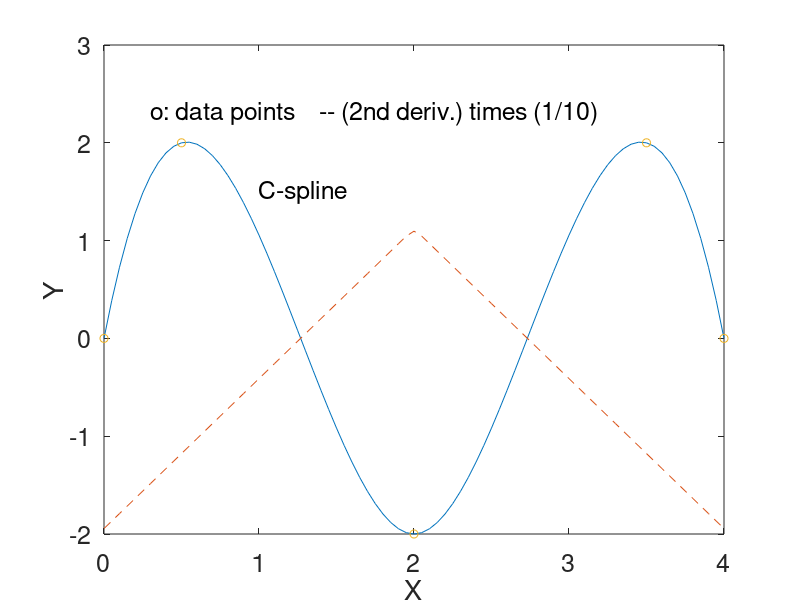

The MATLAB source for this figure:
% f9_3  same as L9_1 
% Copyright S. Nakamura, 1995
set(gcf, 'NumberTitle','off','Name', 'Figure 9.3; List 9.1')

clear, clf
x=0:4;
x(2) = 0.5; x(4)=3.5;
y = [0 2 -2 2 0];
xp=0:0.05:4; % fine points for which spline
             % function is to be computed
h = xp(2)-xp(1);
yp = spline(x,y,xp);
n=length(xp);
for i=2:n-1
      ypd(i) = (yp(i-1) - 2*yp(i) + yp(i+1))/h^2;
end
ypd(1)=ypd(2)*2 - ypd(3);      %for graphics only
ypd(n)=ypd(n-1)*2 - ypd(n-2);  %for graphics only
plot(xp,yp,  xp,ypd/10, '--')
hold on
plot(x,y,'o')
xlabel('X')
ylabel('Y')
set(gca, 'FontSize',[18])
text(1,1.5,'C-spline','FontSize',[18])
text(0.3,2.3,'o: data points    -- (2nd deriv.) times (1/10)', ...
'FontSize',[18])
